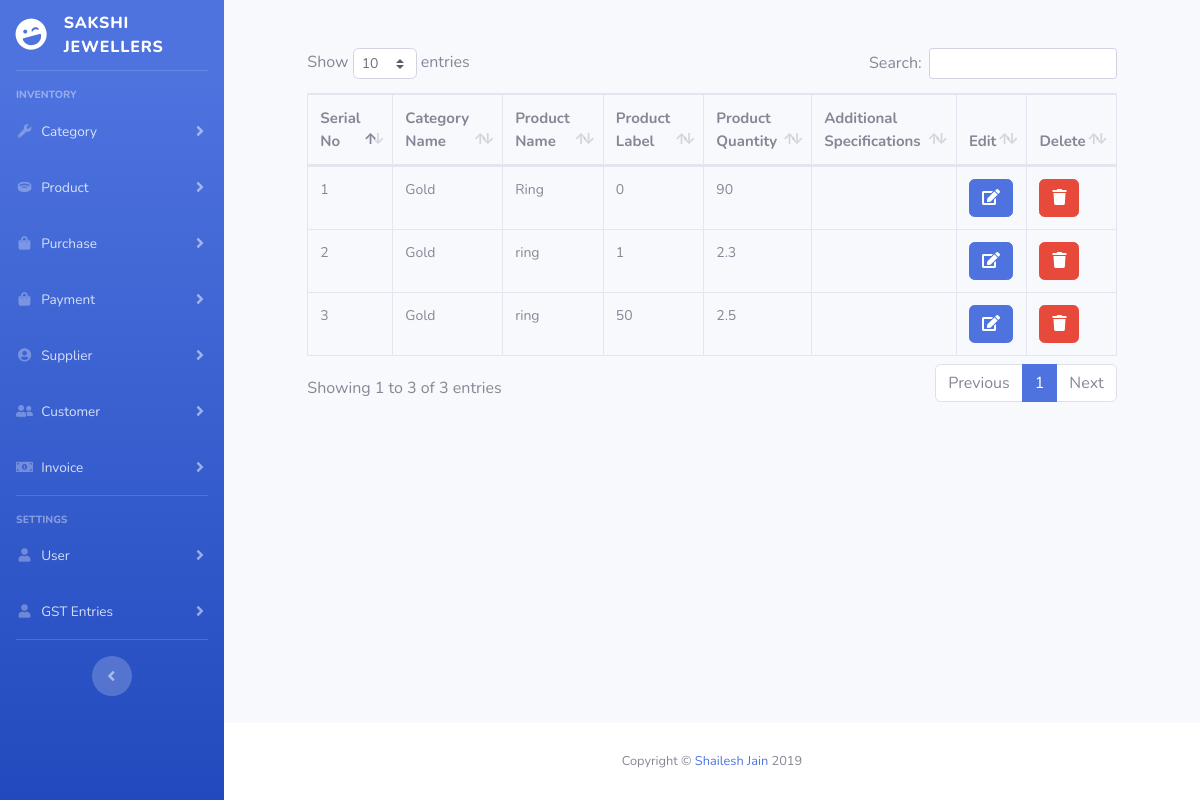
The page /products.php on the database as committed earlier.
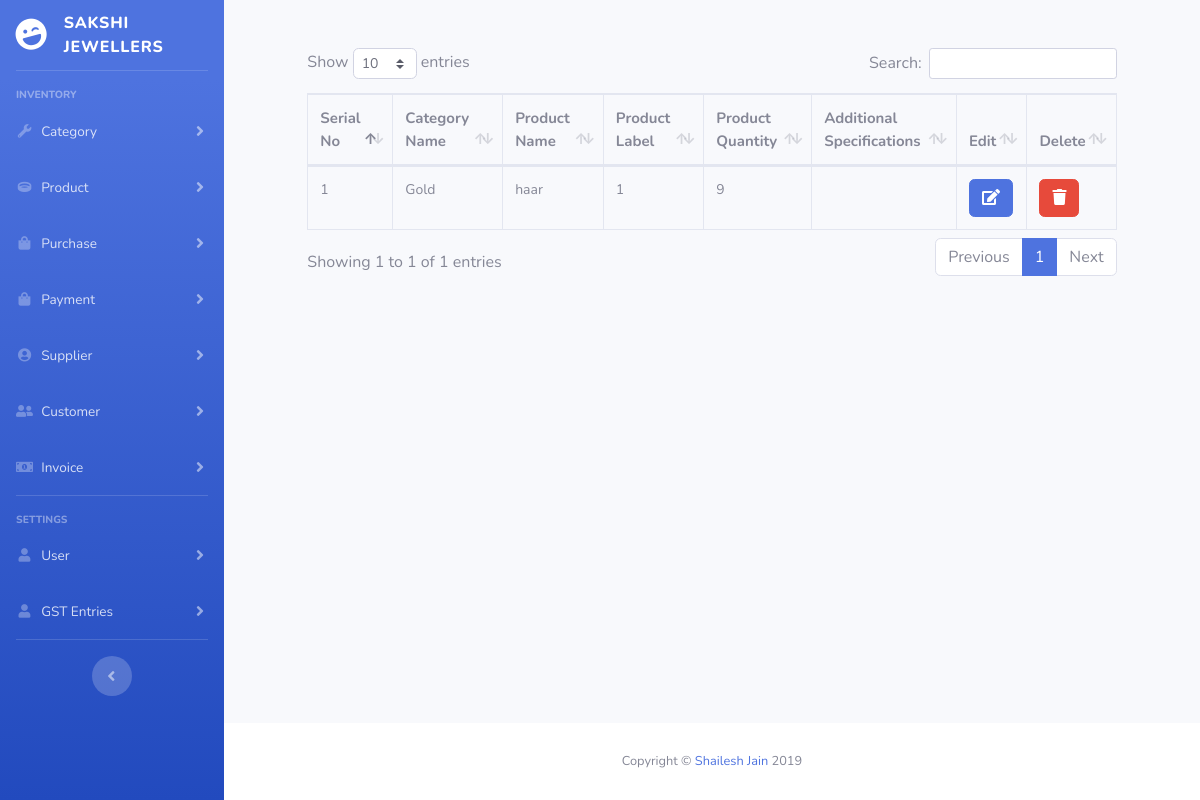
The same page on the database as committed later.
### tables this page shows
CREATE TABLE `products` (
  `product_id` int(11) NOT NULL,
  `product_name` varchar(255) NOT NULL,
  `product_label` int(11) NOT NULL,
  `product_quantity` double NOT NULL,
  `additional_specifications` text NOT NULL,
  `category_id` int(11) NOT NULL,
  `deleted` int(1) NOT NULL DEFAULT '0',
  `created_at` datetime NOT NULL,
  `updated_at` datetime NOT NULL,
  `deleted_at` datetime NOT NULL,
  `created_by` int(11) NOT NULL,
  `updated_by` int(11) NOT NULL,
  `deleted_by` int(11) NOT NULL
);

CREATE TABLE `categories` (
  `category_id` int(11) NOT NULL,
  `category_name` varchar(255) NOT NULL,
  `gst_id` int(11) NOT NULL,
  `deleted` int(1) NOT NULL DEFAULT '0',
  `created_at` datetime NOT NULL,
  `updated_at` datetime NOT NULL,
  `deleted_at` datetime NOT NULL,
  `created_by` int(11) NOT NULL,
  `updated_by` int(11) NOT NULL,
  `deleted_by` int(11) NOT NULL
);

### products.php (called while the page is built, shortened)
<?php
require_once ('helpers/static-components.php');

### db/core/CRUD.class.php (called while the page is built, shortened)
<?php
class CRUD
{
    private static $pdo;
    private static $dsn = "mysql:host=".HOST.";dbname=".DB;
    public static function init()
    {
        try
        {
            self::$pdo = new PDO(self::$dsn, USERNAME, PASSWORD);
            self::$pdo->setAttribute(PDO::ATTR_DEFAULT_FETCH_MODE, PDO::FETCH_OBJ);
        }
        catch (PDOException $ex)
        {
             throw $ex;
        }
    }
    public static function query($query, ...$params)
    {
        if(strpos($query, "?") === false){
            $res = self::$pdo->query($query);
            return $res;
        }
        return self::executePreparedStatement($query, ...$params);
    }
}

### db/models/Product.class.php (called while the page is built, shortened)
<?php
class Product extends Table
{
    public static function viewAll()
    {
        return  CRUD::query("SELECT @sr_no:=@sr_no+1 as serial_no, products.*, categories.category_name from products INNER JOIN categories on products.category_id = categories.category_id INNER JOIN (SELECT @sr_no:= 0) AS a WHERE products.deleted = 0");
    }
}

### includes/pages/products/view-all-products.php (the view, shortened to what this page needs)
<?php
$rs = Product::viewAll();
$column_names_as = array(
    "serial_no" => "Serial No",
    "category_name" => "Category Name",
    "product_name" => "Product Name",
    "product_label" => "Product Label",
    "product_quantity" => "Product Quantity",
    "additional_specifications" => "Additional Specifications",
);
?>
<div class="row">
    <div class="offset-1 col-md-10">
        <div class="table-responsive">
            <table class="tables table table-bordered">
                <thead>
                    <tr>
                        <?php
                        foreach ($column_names_as as $column_name_as) {
                            echo "<th>{$column_name_as}</th>";
                        }
                        ?>
                        <th>Edit</th>
                        <th>Delete</th>
                    </tr>
                </thead>
                <tbody>
                <?php
                $column_names = array_keys($column_names_as);
                while($row = $rs->fetch(PDO::FETCH_ASSOC)) {
                    echo "<tr>";
                    foreach ($column_names as $column_name) {
                        echo "<td>$row[$column_name]</td>";
                    }
                    echo "<td><a class='btn btn-primary text-white' href='products.php?src=edit-product&id={$row["product_id"]}' data-toggle='tooltip' data-html='true' title='Edit this product'><i class='fa fa-edit'></i></a></td>";
                    echo "<td><a class='btn btn-danger text-white delete' data-toggle='modal' data-target='#deleteModal' data-html='true' title='Delete this product' data-delete='products.php?form=delete-product&id={$row["product_id"]}'><i class='fa fa-trash'></i></a></td>";
                    echo "</tr>";
                }
                ?>
                </tbody>
            </table>
        </div>
    </div>
</div>

Rows that differ between the two databases and show on the page:
removed products: column_name "1", category.category_name "Gold", product_name "Ring", product_label "0", product_quantity "90"
no longer on this page (row edited): products: column_name "2", category.category_name "Gold", product_name "ring", product_label "1", product_quantity "2.3"
no longer on this page (row edited): products: column_name "3", category.category_name "Gold", product_name "ring", product_label "50", product_quantity "2.5"
added products: column_name "1", category.category_name "Gold", product_name "haar", product_label "1", product_quantity "9"
Other text that changed with them:
text written by a page script: "Show entries Search: Showing 1 to 3 of 3 entries Previous 1 Next" → "Show entries Search: Showing 1 to 1 of 1 entries Previous 1 Next"
